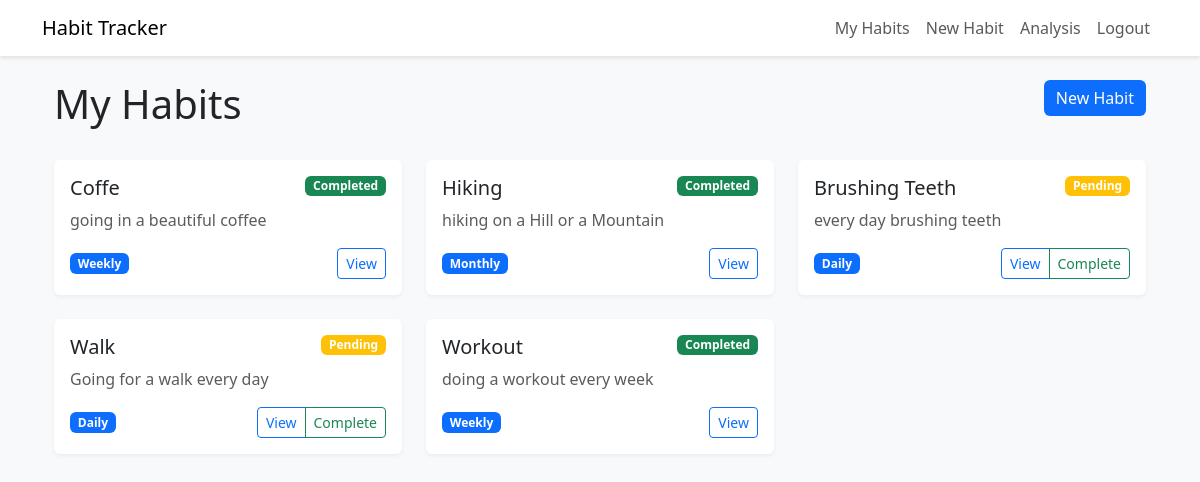
Screenshot of / (signed in) with the database file from the repository.
### habits/models.py (models this page shows, shortened)
class Habit(models.Model):
    FREQUENCY_CHOICES = [
        ('daily', 'Daily'),
        ('weekly', 'Weekly'),
        ('monthly', 'Monthly'),
    ]
    user = models.ForeignKey(User, on_delete=models.CASCADE)
    title = models.CharField(max_length=200)
    description = models.TextField(blank=True)
    frequency = models.CharField(max_length=10, choices=FREQUENCY_CHOICES, default='daily')
    created_at = models.DateTimeField(auto_now_add=True)
    updated_at = models.DateTimeField(auto_now=True)
    class Meta:
        ordering = ['-created_at']
    def is_completed_in_current_period(self):
        now = timezone.now()
        today = now.date()
        if self.frequency == 'daily':
            start_of_day = timezone.make_aware(datetime.combine(today, datetime.min.time()))
            end_of_day = timezone.make_aware(datetime.combine(today, datetime.max.time()))
            return self.completions.filter(completed_at__range=(start_of_day, end_of_day)).exists()
        elif self.frequency == 'weekly':
            week_start = today - timedelta(days=today.weekday())
            week_end = week_start + timedelta(days=6)
            start_of_week = timezone.make_aware(datetime.combine(week_start, datetime.min.time()))
            end_of_week = timezone.make_aware(datetime.combine(week_end, datetime.max.time()))
            return self.completions.filter(completed_at__range=(start_of_week, end_of_week)).exists()
        elif self.frequency == 'monthly':
            start_of_month = timezone.make_aware(datetime.combine(today.replace(day=1), datetime.min.time()))
            if today.month == 12:
                next_month = today.replace(year=today.year + 1, month=1, day=1)
            else:
                next_month = today.replace(month=today.month + 1, day=1)
            end_of_month = timezone.make_aware(datetime.combine(next_month - timedelta(days=1), datetime.max.time()))
            return self.completions.filter(completed_at__range=(start_of_month, end_of_month)).exists()
        return False

### habits/views.py (the view)
# urls.py: path('', views.habit_list, name='habit_list'),
@login_required
def habit_list(request):
    habits = Habit.objects.filter(user=request.user)
    return render(request, 'habits/habit_list.html', {'habits': habits})

### templates/habits/habit_list.html (shortened to what this page needs)
{% extends 'base.html' %}
{% block content %}
<div class="container">
    <div class="row mb-4">
        <div class="col">
            <h1>My Habits</h1>
        </div>
        <div class="col-auto">
            <a href="{% url 'habits:habit_create' %}" class="btn btn-primary">
                 New Habit
            </a>
        </div>
    </div>
    {% if habits %}
        <div class="row row-cols-1 row-cols-md-2 row-cols-lg-3 g-4">
            {% for habit in habits %}
                <div class="col">
                    <div class="card h-100">
                        <div class="card-body">
                            <div class="d-flex justify-content-between align-items-start mb-2">
                                <h5 class="card-title mb-0">{{ habit.title }}</h5>
                                {% if habit.is_completed_in_current_period %}
                                    <span class="badge bg-success">Completed</span>
                                {% else %}
                                    <span class="badge bg-warning">Pending</span>
                                {% endif %}
                            </div>
                            <p class="card-text text-muted">{{ habit.description|truncatewords:20 }}</p>
                            <div class="d-flex justify-content-between align-items-center">
                                <span class="badge bg-primary">{{ habit.get_frequency_display }}</span>
                                <div class="btn-group">
                                    <a href="{% url 'habits:habit_detail' habit.pk %}" class="btn btn-sm btn-outline-primary">View</a>
                                    {% if not habit.is_completed_in_current_period %}
                                        <a href="{% url 'habits:habit_complete' habit.pk %}" class="btn btn-sm btn-outline-success">Complete</a>
                                    {% endif %}
                                </div>
                            </div>
                        </div>
                    </div>
                </div>
            {% endfor %}
        </div>
    {% else %}
        <div class="text-center py-5">
            <h3>No habits yet!</h3>
            <p class="text-muted">Start by creating your first habit</p>
            <a href="{% url 'habits:habit_create' %}" class="btn btn-primary">Create Habit</a>
        </div>
    {% endif %}
</div>
{% endblock %}

### templates/base.html (style rules this page uses)
body { background-color: #f8f9fa; }
.card { border: none; box-shadow: 0 2px 4px rgba(0,0,0,.05); transition: transform 0.2s; }
.btn-primary { background-color: #0d6efd; border: none; }

### rows the page displays
Habit: title "Coffe", shows "Completed", description "going in a beautiful coffee", frequency "Weekly"
Habit: title "Hiking", shows "Completed", description "hiking on a Hill or a Mountain", frequency "Monthly"
Habit: title "Brushing Teeth", shows "Pending", description "every day brushing teeth", frequency "Daily", shows "Complete"
Habit: title "Walk", shows "Pending", description "Going for a walk every day", frequency "Daily", shows "Complete"
Habit: title "Workout", shows "Completed", description "doing a workout every week", frequency "Weekly"
